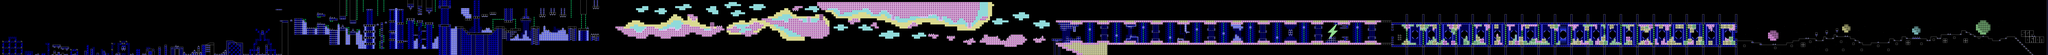

This game map was drawn from its Tiled (.tmx) file and the tilesets committed beside it. A one-line description and the trimmed map source follow:
An orthogonal 995x27 tile map with 16x16 px tiles, 2 tile layers (l2, l1), 2 tilesets and 328 objects.

<map version="1.10" tiledversion="1.11.0" orientation="orthogonal" renderorder="right-down" width="995" height="27" tilewidth="16" tileheight="16" infinite="0" nextlayerid="8" nextobjectid="897">
 <editorsettings>
  <export target="groundtospace.json" format="json" />
 </editorsettings>
 <properties>
  <property name="BG" type="color" value="#ff0e175a" />
  <property name="Background Type" type="int" value="0" />
  <property name="Difficulty" value="HARD" />
  <property name="GROUND" type="color" value="#ffa1a1a1" />
  <property name="Gamemode" type="int" value="0" />
  <property name="Ground Type" type="int" value="0" />
  <property name="Level name" value="Ground To Space" />
  <property name="Song" value="GROUND" />
  <property name="Speed" type="int" value="0" />
  <property name="Stars" type="int" value="5" />
 </properties>
 <tileset firstgid="1" source="famidash.tsx" />
 <tileset firstgid="16385" source="sprites.tsx" />
 <layer id="4" name="l2" width="995" height="27">
  <data>[26865 cells, 23564 non-empty, 30 distinct tile ids]</data>
 </layer>
 <layer id="1" name="l1" width="995" height="27" opacity="0.9">
  <data>[26865 cells, 22669 non-empty, 174 distinct tile ids]</data>
 </layer>
 <objectgroup id="7" name="SP">
  <object id="422" gid="16407" x="224" y="368" width="16" height="16" visible="0" />
  </objectgroup>
</map>
<!-- 327 of 328 objects omitted -->
